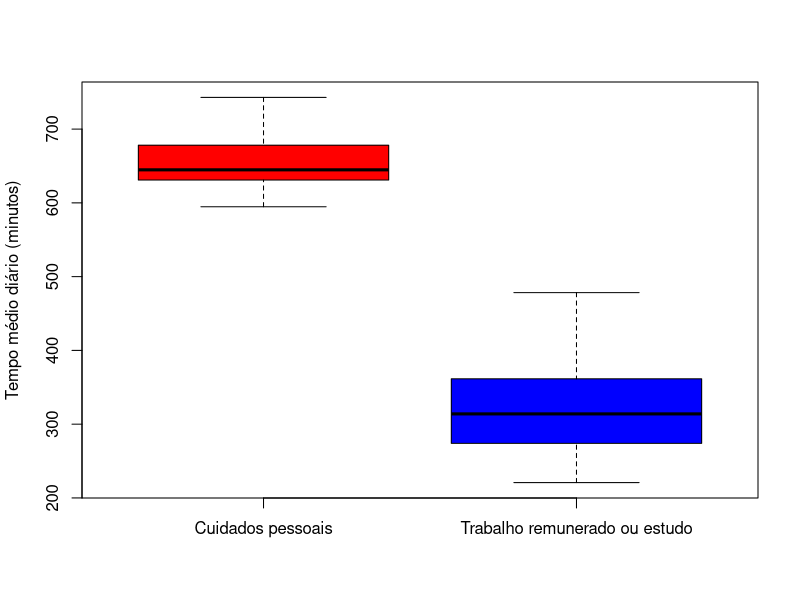

R code for this plot:
data = read.csv("./question02/data.csv", sep = ",", header = TRUE)

data = data[data$País != "África do Sul" &
            data$Sexo == "Homens" &
            data$Ocupação %in% c("Cuidados pessoais", "Trabalho remunerado ou estudo"), ]

cuidados_pessoais = data[data$Ocupação == "Cuidados pessoais", ]$Tempo
trabalho_remunerado = data[data$Ocupação == "Trabalho remunerado ou estudo", ]$Tempo
boxplot(cuidados_pessoais, trabalho_remunerado, main = "",
        ylab = "Tempo médio diário (minutos)",
        names = c("Cuidados pessoais", "Trabalho remunerado ou estudo"),
        col = c("red", "blue"))
